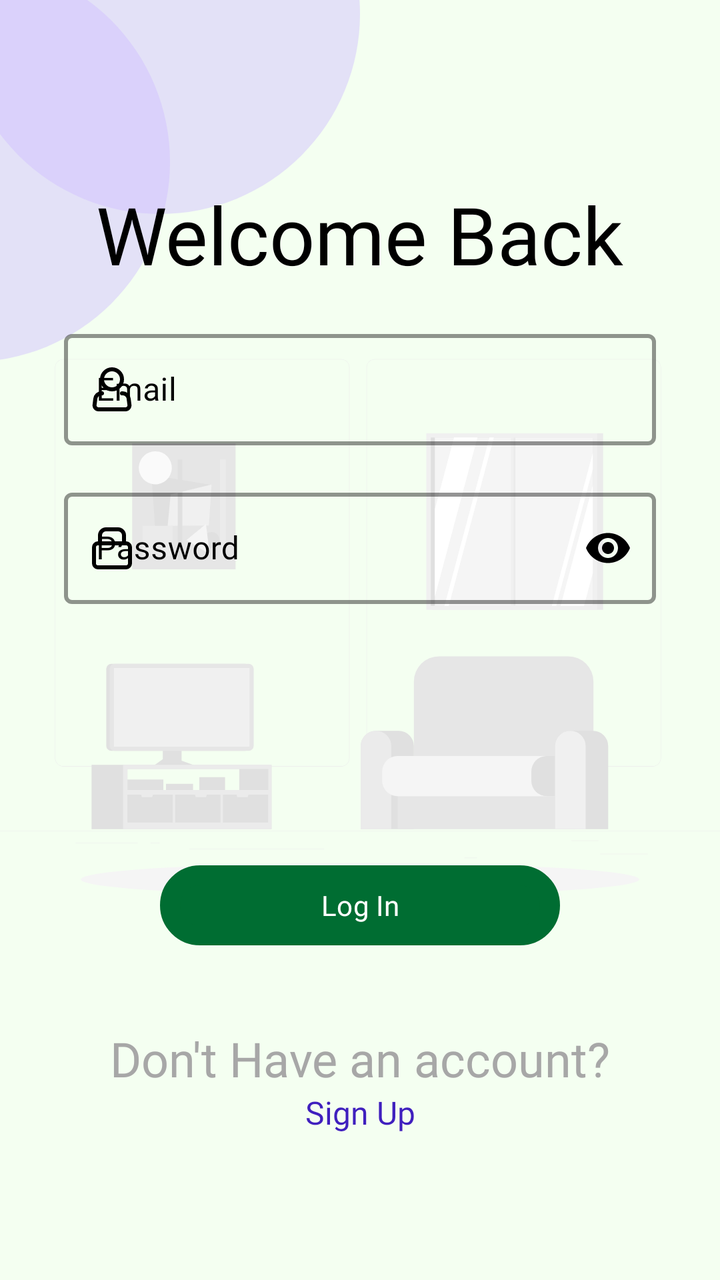
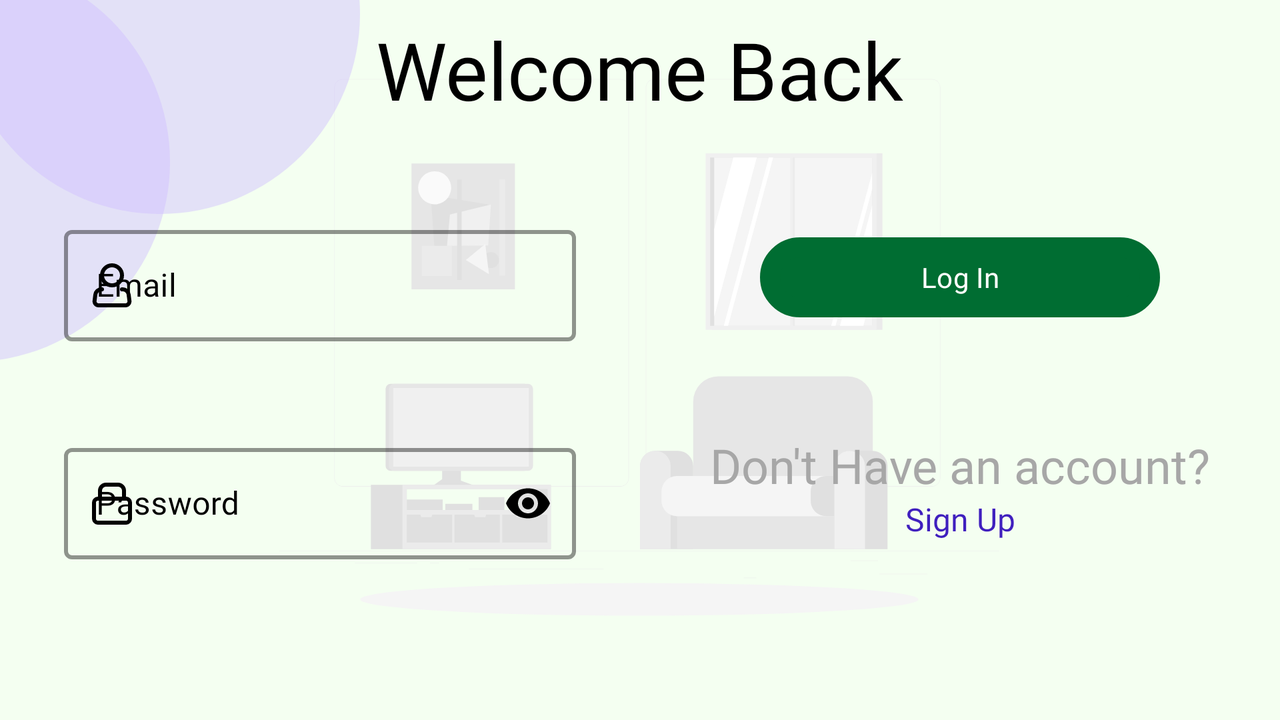

An Android layout and its configuration variant, each rendered on a device that would load it. The default file and the variant file are quoted in full after the pictures.
<!-- AndroidManifest.xml: application theme Theme.Riddler -->
<!-- res/layout/fragment_sign_in.xml -->
<?xml version="1.0" encoding="utf-8"?>
<androidx.constraintlayout.widget.ConstraintLayout xmlns:android="http://schemas.android.com/apk/res/android"
    xmlns:app="http://schemas.android.com/apk/res-auto"
    xmlns:tools="http://schemas.android.com/tools"
    android:id="@+id/onboarding_signin_constraintLayout"
    android:layout_width="match_parent"
    android:layout_height="match_parent"
    android:background="@color/background"
    tools:context=".ui.SignInFragment">

    <ImageView
        android:id="@+id/background"
        android:layout_width="wrap_content"
        android:layout_height="wrap_content"
        android:scaleType="centerInside"
        android:src="@drawable/ic_select_player_rafiki"
        app:helperTextTextColor="@color/queryErrorText"
        app:layout_constraintBottom_toBottomOf="parent"
        app:layout_constraintEnd_toEndOf="parent"
        app:layout_constraintStart_toStartOf="parent"
        app:layout_constraintTop_toTopOf="parent" />

    <ImageView
        android:id="@+id/corner"
        android:layout_width="wrap_content"
        android:layout_height="wrap_content"
        android:adjustViewBounds="true"
        android:scaleType="centerInside"
        android:src="@drawable/ic_corner"
        app:helperTextTextColor="@color/queryErrorText"
        app:layout_constraintStart_toStartOf="parent"
        app:layout_constraintTop_toTopOf="parent" />

    <TextView
        android:id="@+id/heading"
        android:layout_width="wrap_content"
        android:layout_height="wrap_content"
        android:fontFamily="@font/montserrat_bold"
        android:text="@string/welcome_back"
        android:layout_marginTop="72dp"
        android:textColor="@color/black"
        android:textSize="40sp"
        app:layout_constraintBottom_toTopOf="@+id/onboarding_signup_emailInputLayout"
        app:layout_constraintEnd_toEndOf="parent"
        app:layout_constraintStart_toStartOf="parent"
        app:layout_constraintTop_toTopOf="parent" />

    <com.google.android.material.textfield.TextInputLayout
        android:id="@+id/onboarding_signup_emailInputLayout"
        style="@style/Widget.MaterialComponents.TextInputLayout.OutlinedBox"
        android:layout_width="0dp"
        android:layout_height="wrap_content"
        android:layout_marginStart="32dp"
        android:layout_marginEnd="32dp"
        android:textColorHint="@color/black"
        app:boxStrokeColor="@color/black"
        app:boxStrokeWidth="2dp"
        app:helperTextEnabled="true"
        app:helperTextTextColor="@color/queryErrorText"
        app:hintTextColor="@color/black"
        app:layout_constraintBottom_toTopOf="@+id/password_layout"
        app:layout_constraintEnd_toEndOf="@+id/background"
        app:layout_constraintStart_toStartOf="@+id/background"
        app:layout_constraintTop_toBottomOf="@+id/heading"
        app:startIconDrawable="@drawable/ic_akar_icons_person"
        app:startIconTint="@color/black">

        <com.google.android.material.textfield.TextInputEditText
            android:id="@+id/onboarding_signin_email"
            android:layout_width="match_parent"
            android:layout_height="wrap_content"
            android:fontFamily="@font/hind_regular"
            android:hint="@string/email"
            android:inputType="textWebEmailAddress"
            android:singleLine="true"
            android:textColor="@color/black" />
    </com.google.android.material.textfield.TextInputLayout>

    <com.google.android.material.textfield.TextInputLayout
        android:id="@+id/password_layout"
        style="@style/Widget.MaterialComponents.TextInputLayout.OutlinedBox"
        android:layout_width="0dp"
        android:layout_height="wrap_content"
        android:layout_marginStart="32dp"
        android:layout_marginEnd="32dp"
        android:textColorHint="@color/black"
        app:boxStrokeColor="@color/black"
        app:boxStrokeWidth="2dp"
        app:helperTextTextColor="@color/queryErrorText"
        app:hintTextColor="@color/black"
        app:layout_constraintBottom_toTopOf="@+id/guideline"
        app:layout_constraintEnd_toEndOf="@+id/background"
        app:layout_constraintStart_toStartOf="@+id/background"
        app:layout_constraintTop_toBottomOf="@+id/onboarding_signup_emailInputLayout"
        app:layout_constraintVertical_bias="1"
        app:passwordToggleEnabled="true"
        app:passwordToggleTint="@color/black"
        app:startIconDrawable="@drawable/ic_lock"
        app:startIconTint="@color/black">

        <com.google.android.material.textfield.TextInputEditText
            android:id="@+id/onboarding_signin_password"
            android:layout_width="match_parent"
            android:layout_height="wrap_content"
            android:fontFamily="@font/hind_regular"
            android:hint="@string/password"
            android:imeOptions="actionDone"
            android:inputType="textPassword"
            android:singleLine="true"
            android:textColor="@color/black" />
    </com.google.android.material.textfield.TextInputLayout>


    <Button
        android:id="@+id/onboarding_signin_signinButon"
        android:layout_width="200dp"
        android:layout_height="40dp"
        android:background="@drawable/button_rounded"
        android:elevation="8dp"
        android:layout_marginTop="72dp"
        android:fontFamily="@font/montserrat_bold"
        android:text="@string/log_in"
        android:textColor="@color/white"
        app:backgroundTint="@color/buttonColor"
        app:layout_constraintBottom_toTopOf="@+id/textView3"
        app:layout_constraintEnd_toEndOf="parent"
        app:layout_constraintStart_toStartOf="parent"
        app:layout_constraintTop_toBottomOf="@+id/guideline" />

    <TextView
        android:id="@+id/textView3"
        android:layout_width="wrap_content"
        android:layout_height="wrap_content"
        android:fontFamily="@font/hind_bold"
        android:text="@string/don_t_have_an_account"
        android:textColor="#A7A7A7"
        android:textSize="24sp"
        app:layout_constraintBottom_toTopOf="@+id/onboard_signin_signupButton"
        app:layout_constraintEnd_toEndOf="parent"
        app:layout_constraintStart_toStartOf="parent" />

    <TextView
        android:id="@+id/onboard_signin_signupButton"
        android:layout_width="wrap_content"
        android:layout_height="wrap_content"
        android:focusable="true"
        android:fontFamily="@font/montserrat_bold_italic"
        android:text="@string/sign_up"
        android:textColor="@color/alternativeText"
        android:textSize="16sp"
        app:layout_constraintBottom_toBottomOf="parent"
        app:layout_constraintEnd_toEndOf="parent"
        app:layout_constraintStart_toStartOf="parent"
        app:layout_constraintTop_toBottomOf="@+id/onboarding_signin_signinButon" />

    <androidx.constraintlayout.widget.Barrier
        android:id="@+id/barrier2"
        android:layout_width="wrap_content"
        android:layout_height="wrap_content"
        app:barrierDirection="top"
        app:constraint_referenced_ids="onboard_signin_signupButton" />

    <androidx.constraintlayout.widget.Guideline
        android:id="@+id/guideline"
        android:layout_width="wrap_content"
        android:layout_height="wrap_content"
        android:orientation="horizontal"
        app:layout_constraintGuide_percent="0.5" />

</androidx.constraintlayout.widget.ConstraintLayout>
<!-- resources referenced by this layout -->
<resources>
  <color name="alternativeText">#3F1FBE</color>
  <color name="background">#F4FFF1</color>
  <color name="black">#FF000000</color>
  <color name="buttonColor">#006D32</color>
  <color name="queryErrorText">#BA1B1B</color>
  <color name="white">#FFFFFFFF</color>
  <!-- drawable button_rounded (drawable) -->
  <?xml version="1.0" encoding="utf-8"?>
  <shape xmlns:android="http://schemas.android.com/apk/res/android" android:shape="rectangle">
      <stroke android:width="10dp" android:color="#FF404040" />
      <corners android:radius="100dp" />
      <gradient
          android:startColor="#FF6800"
          android:centerColor="#FF8000"
          android:endColor="#FF9700" android:angle="90" />
  </shape>
  <!-- drawable ic_corner (drawable) -->
  <vector xmlns:android="http://schemas.android.com/apk/res/android"
      android:width="180dp"
      android:height="181dp"
      android:viewportWidth="180"
      android:viewportHeight="181">
    <path
        android:pathData="M-15,81m-100,0a100,100 0,1 1,200 0a100,100 0,1 1,-200 0"
        android:fillColor="#CDBDFF"
        android:fillAlpha="0.45"/>
    <path
        android:pathData="M80,7m-100,0a100,100 0,1 1,200 0a100,100 0,1 1,-200 0"
        android:fillColor="#CDBDFF"
        android:fillAlpha="0.45"/>
  </vector>
  <!-- drawable ic_lock (drawable) -->
  <vector xmlns:android="http://schemas.android.com/apk/res/android"
      android:width="20dp"
      android:height="21dp"
      android:viewportWidth="20"
      android:viewportHeight="21">
    <path
        android:pathData="M17,8H3C1.895,8 1,8.895 1,10V18C1,19.105 1.895,20 3,20H17C18.105,20 19,19.105 19,18V10C19,8.895 18.105,8 17,8Z"
        android:strokeLineJoin="round"
        android:strokeWidth="2"
        android:fillColor="#00000000"
        android:strokeColor="#000000"
        android:strokeLineCap="round"/>
    <path
        android:pathData="M4,4C4,3.204 4.316,2.441 4.879,1.879C5.441,1.316 6.204,1 7,1H13C13.796,1 14.559,1.316 15.121,1.879C15.684,2.441 16,3.204 16,4V8H4V4Z"
        android:strokeLineJoin="round"
        android:strokeWidth="2"
        android:fillColor="#00000000"
        android:strokeColor="#000000"
        android:strokeLineCap="round"/>
  </vector>
  <string name="don_t_have_an_account">Don\'t Have an account?</string>
  <string name="email">Email</string>
  <string name="log_in">Log In</string>
  <string name="password">Password</string>
  <string name="sign_up">Sign Up</string>
  <string name="welcome_back">Welcome Back</string>
  <style name="Theme.Riddler" parent="Theme.Material3.DayNight.NoActionBar">
          
          <item name="colorPrimary">@color/purple_500</item>
          <item name="colorPrimaryVariant">@color/purple_700</item>
          <item name="colorOnPrimary">@color/white</item>
          
          <item name="colorSecondary">@color/teal_200</item>
          <item name="colorSecondaryVariant">@color/teal_700</item>
          <item name="colorOnSecondary">@color/black</item>
          
          <item name="android:statusBarColor" tools:targetApi="l">@color/black</item>
          
      </style>
  <color name="purple_500">#FF6200EE</color>
  <color name="purple_700">#FF3700B3</color>
  <color name="teal_200">#FF03DAC5</color>
  <color name="teal_700">#FF018786</color>
  <!-- some entries are left out for length -->
</resources>
<!-- res/layout-land/fragment_sign_in.xml (the repository's variant of the layout above) -->
<!-- drawn on the phone turned sideways -->
<?xml version="1.0" encoding="utf-8"?>
<androidx.constraintlayout.widget.ConstraintLayout xmlns:android="http://schemas.android.com/apk/res/android"
    xmlns:app="http://schemas.android.com/apk/res-auto"
    xmlns:tools="http://schemas.android.com/tools"
    android:id="@+id/onboarding_signin_constraintLayout"
    android:layout_width="match_parent"
    android:layout_height="match_parent"
    android:background="@color/background"
    tools:context=".ui.SignInFragment">

    <ImageView
        android:id="@+id/background"
        android:layout_width="wrap_content"
        android:layout_height="wrap_content"
        android:scaleType="centerInside"
        android:src="@drawable/ic_select_player_rafiki"
        app:helperTextTextColor="@color/queryErrorText"
        app:layout_constraintBottom_toBottomOf="parent"
        app:layout_constraintEnd_toEndOf="parent"
        app:layout_constraintHorizontal_bias="0.497"
        app:layout_constraintStart_toStartOf="parent"
        app:layout_constraintTop_toTopOf="parent"
        app:layout_constraintVertical_bias="0.0" />

    <ImageView
        android:id="@+id/corner"
        android:layout_width="wrap_content"
        android:layout_height="wrap_content"
        android:adjustViewBounds="true"
        android:scaleType="centerInside"
        android:src="@drawable/ic_corner"
        app:helperTextTextColor="@color/queryErrorText"
        app:layout_constraintStart_toStartOf="parent"
        app:layout_constraintTop_toTopOf="parent" />

    <TextView
        android:id="@+id/heading"
        android:layout_width="wrap_content"
        android:layout_height="wrap_content"
        android:layout_margin="8dp"
        android:fontFamily="@font/montserrat_bold"
        android:text="@string/welcome_back"
        android:textColor="@color/black"
        android:textSize="40sp"
        app:layout_constraintEnd_toEndOf="parent"
        app:layout_constraintStart_toStartOf="parent"
        app:layout_constraintTop_toTopOf="parent" />

    <com.google.android.material.textfield.TextInputLayout
        android:id="@+id/onboarding_signup_emailInputLayout"
        style="@style/Widget.MaterialComponents.TextInputLayout.OutlinedBox"
        android:layout_width="0dp"
        android:layout_height="wrap_content"
        android:layout_marginStart="32dp"
        android:layout_marginEnd="32dp"
        android:textColorHint="@color/black"
        app:boxStrokeColor="@color/black"
        app:boxStrokeWidth="2dp"
        app:helperTextEnabled="true"
        app:helperTextTextColor="@color/queryErrorText"
        app:hintTextColor="@color/black"
        app:layout_constraintBottom_toTopOf="@+id/password_layout"
        app:layout_constraintEnd_toEndOf="@+id/guideline"
        app:layout_constraintStart_toStartOf="parent"
        app:layout_constraintTop_toBottomOf="@+id/heading"
        app:startIconDrawable="@drawable/ic_akar_icons_person"
        app:startIconTint="@color/black">

        <com.google.android.material.textfield.TextInputEditText
            android:id="@+id/onboarding_signin_email"
            android:layout_width="match_parent"
            android:layout_height="wrap_content"
            android:fontFamily="@font/hind_regular"
            android:hint="@string/email"
            android:inputType="textWebEmailAddress"
            android:singleLine="true"
            android:textColor="@color/black" />
    </com.google.android.material.textfield.TextInputLayout>

    <com.google.android.material.textfield.TextInputLayout
        android:id="@+id/password_layout"
        style="@style/Widget.MaterialComponents.TextInputLayout.OutlinedBox"
        android:layout_width="0dp"
        android:layout_height="wrap_content"
        android:layout_marginStart="32dp"
        android:layout_marginEnd="32dp"
        android:layout_marginBottom="32dp"
        android:textColorHint="@color/black"
        app:boxStrokeColor="@color/black"
        app:boxStrokeWidth="2dp"
        app:helperTextTextColor="@color/queryErrorText"
        app:hintTextColor="@color/black"
        app:layout_constraintBottom_toBottomOf="parent"
        app:layout_constraintEnd_toEndOf="@+id/guideline"
        app:layout_constraintStart_toStartOf="parent"
        app:layout_constraintTop_toBottomOf="@+id/onboarding_signup_emailInputLayout"
        app:layout_constraintVertical_bias="1"
        app:passwordToggleEnabled="true"
        app:passwordToggleTint="@color/black"
        app:startIconDrawable="@drawable/ic_lock"
        app:startIconTint="@color/black">

        <com.google.android.material.textfield.TextInputEditText
            android:id="@+id/onboarding_signin_password"
            android:layout_width="match_parent"
            android:layout_height="wrap_content"
            android:fontFamily="@font/hind_regular"
            android:hint="@string/password"
            android:imeOptions="actionDone"
            android:inputType="textPassword"
            android:singleLine="true"
            android:textColor="@color/black" />
    </com.google.android.material.textfield.TextInputLayout>


    <Button
        android:id="@+id/onboarding_signin_signinButon"
        android:layout_width="200dp"
        android:layout_height="40dp"
        android:background="@drawable/button_rounded"
        android:elevation="8dp"
        android:fontFamily="@font/montserrat_bold"
        android:text="@string/log_in"
        android:textColor="@color/white"
        app:backgroundTint="@color/buttonColor"
        app:layout_constraintBottom_toTopOf="@+id/textView3"
        app:layout_constraintEnd_toEndOf="parent"
        app:layout_constraintStart_toStartOf="@+id/guideline"
        app:layout_constraintTop_toBottomOf="@+id/heading" />

    <TextView
        android:id="@+id/textView3"
        android:layout_width="wrap_content"
        android:layout_height="wrap_content"
        android:fontFamily="@font/hind_bold"
        android:text="@string/don_t_have_an_account"
        android:textColor="#A7A7A7"
        android:textSize="24sp"
        app:layout_constraintBottom_toTopOf="@+id/onboard_signin_signupButton"
        app:layout_constraintEnd_toEndOf="parent"
        app:layout_constraintStart_toStartOf="@+id/guideline" />

    <TextView
        android:id="@+id/onboard_signin_signupButton"
        android:layout_width="wrap_content"
        android:layout_height="wrap_content"
        android:focusable="true"
        android:fontFamily="@font/montserrat_bold_italic"
        android:text="@string/sign_up"
        android:textColor="@color/alternativeText"
        android:textSize="16sp"
        app:layout_constraintBottom_toBottomOf="parent"
        app:layout_constraintEnd_toEndOf="parent"
        app:layout_constraintStart_toStartOf="@+id/guideline"
        app:layout_constraintTop_toBottomOf="@+id/onboarding_signin_signinButon" />


    <androidx.constraintlayout.widget.Guideline
        android:id="@+id/guideline"
        android:layout_width="wrap_content"
        android:layout_height="wrap_content"
        android:orientation="vertical"
        app:layout_constraintGuide_percent="0.5" />

</androidx.constraintlayout.widget.ConstraintLayout>
